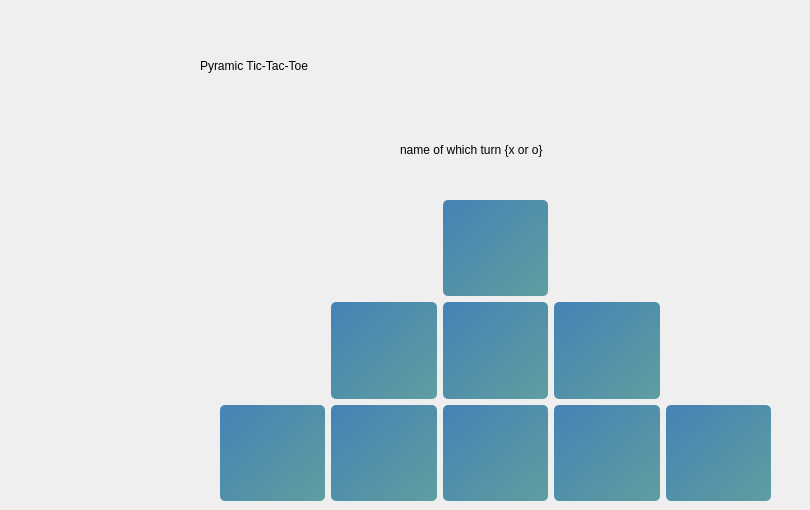
    <widget class="QWidget" name="pyramic_ui_3">
     <property name="styleSheet">
      <string notr="true">QWidget#pyramic_ui_3{
background-color:qlineargradient(spread:pad, x1:0.089, y1:0.136364, x2:1, y2:1, stop:0 #1E90FF, stop:1 #87CEFA);
}</string>
     </property>
     <widget class="QLabel" name="logo_2">
      <property name="geometry">
       <rect>
        <x>400</x>
        <y>140</y>
        <width>201</width>
        <height>20</height>
       </rect>
      </property>
      <property name="text">
       <string>name of which turn {x or o}</string>
      </property>
     </widget>
     <widget class="QLabel" name="Welcome_2">
      <property name="geometry">
       <rect>
        <x>200</x>
        <y>20</y>
        <width>601</width>
        <height>91</height>
       </rect>
      </property>
      <property name="styleSheet">
       <string notr="true">font: 36pt &quot;MS Reference Sans Serif&quot;;
colro :white;</string>
      </property>
      <property name="text">
       <string>Pyramic Tic-Tac-Toe</string>
      </property>
     </widget>
     <widget class="QWidget" name="gridLayoutWidget_2">
      <property name="geometry">
       <rect>
        <x>220</x>
        <y>200</y>
        <width>551</width>
        <height>301</height>
       </rect>
      </property>
      <layout class="QGridLayout" name="gridLayout_2">
       <item row="1" column="3">
        <widget class="QPushButton" name="pyramic_1_3">
         <property name="sizePolicy">
          <sizepolicy hsizetype="Expanding" vsizetype="Expanding">
           <horstretch>0</horstretch>
           <verstretch>0</verstretch>
          </sizepolicy>
         </property>
         <property name="maximumSize">
          <size>
           <width>250</width>
           <height>16777215</height>
          </size>
         </property>
         <property name="styleSheet">
          <string notr="true">QPushButton{
color: rgb(255, 255, 255);
font: 14pt &quot;MS Reference Sans Serif&quot;;
background-color: qlineargradient(spread:pad, x1:0, y1:0, x2:1, y2:1, stop:0 #4682B4, stop:1 #5F9EA0);
border-radius: 5px;
}
QPushButton:hover {
    background-color: #5F9EA0;
}</string>
         </property>
         <property name="text">
          <string/>
         </property>
        </widget>
       </item>
       <item row="1" column="2">
        <widget class="QPushButton" name="pyramic_1_2">
         <property name="sizePolicy">
          <sizepolicy hsizetype="Expanding" vsizetype="Expanding">
           <horstretch>0</horstretch>
           <verstretch>0</verstretch>
          </sizepolicy>
         </property>
         <property name="maximumSize">
          <size>
           <width>250</width>
           <height>16777215</height>
          </size>
         </property>
         <property name="styleSheet">
          <string notr="true">QPushButton{
color: rgb(255, 255, 255);
font: 14pt &quot;MS Reference Sans Serif&quot;;
background-color: qlineargradient(spread:pad, x1:0, y1:0, x2:1, y2:1, stop:0 #4682B4, stop:1 #5F9EA0);
border-radius: 5px;
}
QPushButton:hover {
    background-color: #5F9EA0;
}</string>
         </property>
         <property name="text">
          <string/>
         </property>
        </widget>
       </item>
       <item row="2" column="1">
        <widget class="QPushButton" name="pyramic_2_1">
         <property name="sizePolicy">
          <sizepolicy hsizetype="Expanding" vsizetype="Expanding">
           <horstretch>0</horstretch>
           <verstretch>0</verstretch>
          </sizepolicy>
         </property>
         <property name="maximumSize">
          <size>
           <width>250</width>
           <height>16777215</height>
          </size>
         </property>
         <property name="styleSheet">
          <string notr="true">QPushButton{
color: rgb(255, 255, 255);
font: 14pt &quot;MS Reference Sans Serif&quot;;
background-color: qlineargradient(spread:pad, x1:0, y1:0, x2:1, y2:1, stop:0 #4682B4, stop:1 #5F9EA0);
border-radius: 5px;
}
QPushButton:hover {
    background-color: #5F9EA0;
}</string>
         </property>
         <property name="text">
          <string/>
         </property>
        </widget>
       </item>
       <item row="1" column="1">
        <widget class="QPushButton" name="pyramic_1_1">
         <property name="sizePolicy">
          <sizepolicy hsizetype="Expanding" vsizetype="Expanding">
           <horstretch>0</horstretch>
           <verstretch>0</verstretch>
          </sizepolicy>
         </property>
         <property name="maximumSize">
          <size>
           <width>250</width>
           <height>16777215</height>
          </size>
         </property>
         <property name="styleSheet">
          <string notr="true">QPushButton{
color: rgb(255, 255, 255);
font: 14pt &quot;MS Reference Sans Serif&quot;;
background-color: qlineargradient(spread:pad, x1:0, y1:0, x2:1, y2:1, stop:0 #4682B4, stop:1 #5F9EA0);
border-radius: 5px;
}
QPushButton:hover {
    background-color: #5F9EA0;
}</string>
         </property>
         <property name="text">
          <string/>
         </property>
        </widget>
       </item>
       <item row="2" column="3">
        <widget class="QPushButton" name="pyramic_2_3">
         <property name="sizePolicy">
          <sizepolicy hsizetype="Expanding" vsizetype="Expanding">
           <horstretch>0</horstretch>
           <verstretch>0</verstretch>
          </sizepolicy>
         </property>
         <property name="maximumSize">
          <size>
           <width>250</width>
           <height>16777215</height>
          </size>
         </property>
         <property name="styleSheet">
          <string notr="true">QPushButton{
color: rgb(255, 255, 255);
font: 14pt &quot;MS Reference Sans Serif&quot;;
background-color: qlineargradient(spread:pad, x1:0, y1:0, x2:1, y2:1, stop:0 #4682B4, stop:1 #5F9EA0);
border-radius: 5px;
}
QPushButton:hover {
    background-color: #5F9EA0;
}</string>
         </property>
         <property name="text">
          <string/>
         </property>
        </widget>
       </item>
       <item row="2" column="2">
        <widget class="QPushButton" name="pyramic_2_2">
         <property name="sizePolicy">
          <sizepolicy hsizetype="Expanding" vsizetype="Expanding">
           <horstretch>0</horstretch>
           <verstretch>0</verstretch>
          </sizepolicy>
         </property>
         <property name="maximumSize">
          <size>
           <width>250</width>
           <height>16777215</height>
          </size>
         </property>
         <property name="styleSheet">
          <string notr="true">QPushButton{
color: rgb(255, 255, 255);
font: 14pt &quot;MS Reference Sans Serif&quot;;
background-color: qlineargradient(spread:pad, x1:0, y1:0, x2:1, y2:1, stop:0 #4682B4, stop:1 #5F9EA0);
border-radius: 5px;
}
QPushButton:hover {
    background-color: #5F9EA0;
}</string>
         </property>
         <property name="text">
          <string/>
         </property>
        </widget>
       </item>
       <item row="0" column="2">
        <widget class="QPushButton" name="pyramic_0_2">
         <property name="sizePolicy">
          <sizepolicy hsizetype="Expanding" vsizetype="Expanding">
           <horstretch>0</horstretch>
           <verstretch>0</verstretch>
          </sizepolicy>
         </property>
         <property name="maximumSize">
          <size>
           <width>250</width>
           <height>16777215</height>
          </size>
         </property>
         <property name="styleSheet">
          <string notr="true">QPushButton{
color: rgb(255, 255, 255);
font: 14pt &quot;MS Reference Sans Serif&quot;;
background-color: qlineargradient(spread:pad, x1:0, y1:0, x2:1, y2:1, stop:0 #4682B4, stop:1 #5F9EA0);
border-radius: 5px;
}
QPushButton:hover {
    background-color: #5F9EA0;
}</string>
         </property>
         <property name="text">
          <string/>
         </property>
        </widget>
       </item>
       <item row="2" column="0">
        <widget class="QPushButton" name="pyramic_2_0">
         <property name="sizePolicy">
          <sizepolicy hsizetype="Expanding" vsizetype="Expanding">
           <horstretch>0</horstretch>
           <verstretch>0</verstretch>
          </sizepolicy>
         </property>
         <property name="maximumSize">
          <size>
           <width>250</width>
           <height>16777215</height>
          </size>
         </property>
         <property name="styleSheet">
          <string notr="true">QPushButton{
color: rgb(255, 255, 255);
font: 14pt &quot;MS Reference Sans Serif&quot;;
background-color: qlineargradient(spread:pad, x1:0, y1:0, x2:1, y2:1, stop:0 #4682B4, stop:1 #5F9EA0);
border-radius: 5px;
}
QPushButton:hover {
    background-color: #5F9EA0;
}</string>
         </property>
         <property name="text">
          <string/>
         </property>
        </widget>
       </item>
       <item row="2" column="4">
        <widget class="QPushButton" name="pyramic_2_4">
         <property name="sizePolicy">
          <sizepolicy hsizetype="Expanding" vsizetype="Expanding">
           <horstretch>0</horstretch>
           <verstretch>0</verstretch>
          </sizepolicy>
         </property>
         <property name="maximumSize">
          <size>
           <width>250</width>
           <height>16777215</height>
          </size>
         </property>
         <property name="styleSheet">
          <string notr="true">QPushButton{
color: rgb(255, 255, 255);
font: 14pt &quot;MS Reference Sans Serif&quot;;
background-color: qlineargradient(spread:pad, x1:0, y1:0, x2:1, y2:1, stop:0 #4682B4, stop:1 #5F9EA0);
border-radius: 5px;
}
QPushButton:hover {
    background-color: #5F9EA0;
}</string>
         </property>
         <property name="text">
          <string/>
         </property>
        </widget>
       </item>
      </layout>
     </widget>
    </widget>
